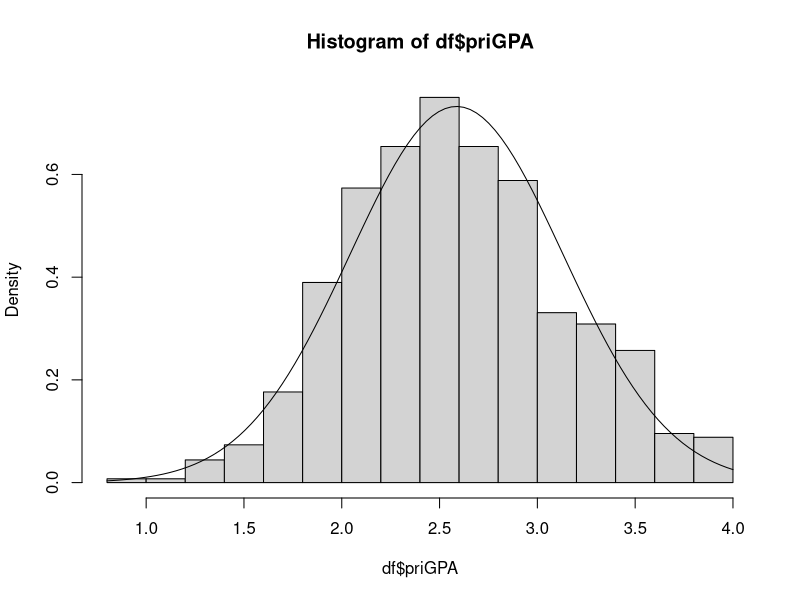

R code for this plot:
## ---- chunk 1
library(foreign)
library(nortest)
df <- read.dta("attend.dta")
df$dskipped <- ifelse(df$skipped > 0, 1, 0)
dskipped.glm.1a <- glm(df$dskipped~df$priGPA,family=binomial(link="probit"))
summary(dskipped.glm.1a)
## ---- chunk 2
coef.1b <- coef(dskipped.glm.1a)
coef.1b[1]+coef.1b[2]*3
coef.1b[1]+coef.1b[2]*3.9
## ---- chunk 3
dskipped.glm.1c <- glm(df$dskipped~df$priGPA+df$frosh+df$priGPA*df$frosh,family=binomial(link="probit"))
summary(dskipped.glm.1c)
## ---- chunk 4
coef.1d <- coef(dskipped.glm.1c)
coef.1d[1]+coef.1d[2]*3.5
##predict(dskipped.glm.1c, newdata=data.frame(priGPA=(3), frosh=(1)))
## ---- chunk 5
hist(df$priGPA, prob=TRUE)
curve(dnorm(x, mean=mean(df$priGPA), sd=sd(df$priGPA)), add=TRUE)
## ---- chunk 6
dskipped.glm.from1a.1e <- glm(df$dskipped~df$priGPA,family=binomial(link="logit"))
summary(dskipped.glm.from1a.1e)
## ---- chunk 7
dskipped.glm.from1c.1e <- glm(df$dskipped~df$priGPA+df$frosh+df$priGPA*df$frosh,family=binomial(link="logit"))
summary(dskipped.glm.from1c.1e)
